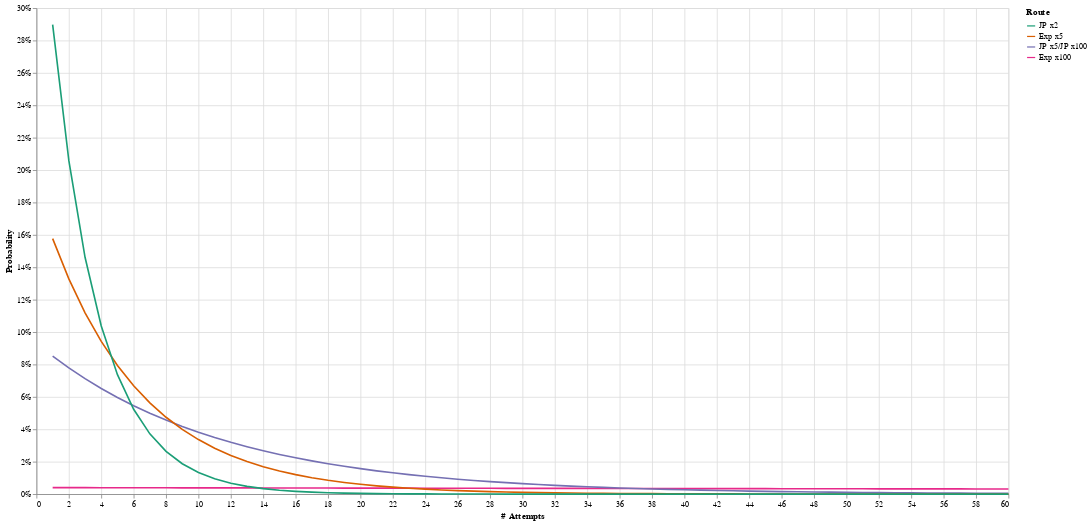

Notebook code cell kept with this figure:
### Code cell
def gen():
    for n in range(1,max_attempts+1):
        for route, p in route_probabilities.items():
            yield { '# Attempts': n, 'Probability': p*((1-p)**(n-1)), 'Route': route }
data = list(gen())
VegaLite({
  "$schema": "https://vega.github.io/schema/vega-lite/v4.json",
  "width": 1200,
  "height": 600,
  "padding": 5,
  "data": {
    "values": data
  },
  "mark": "line",
  "encoding": {
    "x": {"field": "# Attempts", "type": "quantitative"},
    "y": {"field": "Probability", "type": "quantitative", "axis": {"format": ".0%"}},
    "color": {"field": 'Route', "sort": reversed(routes), "scale": {"scheme": "dark2"}},
  }
})

### Figure 1 — Vega-Lite specification as saved in the notebook (floating-point values rounded to 4 significant figures; data arrays with more than 128 entries replaced by an {"elided": "..."} marker saying what was removed)
{"$schema": "https://vega.github.io/schema/vega-lite/v4.json", "data": {"values": {"elided": "240 records"}}, "encoding": {"color": {"field": "Route", "scale": {"scheme": "dark2"}, "sort": ["JP x2", "Exp x5", "JP x5/JP x100", "Exp x100"]}, "x": {"field": "# Attempts", "type": "quantitative"}, "y": {"axis": {"format": ".0%"}, "field": "Probability", "type": "quantitative"}}, "height": 600, "mark": "line", "padding": 5, "width": 1200}
